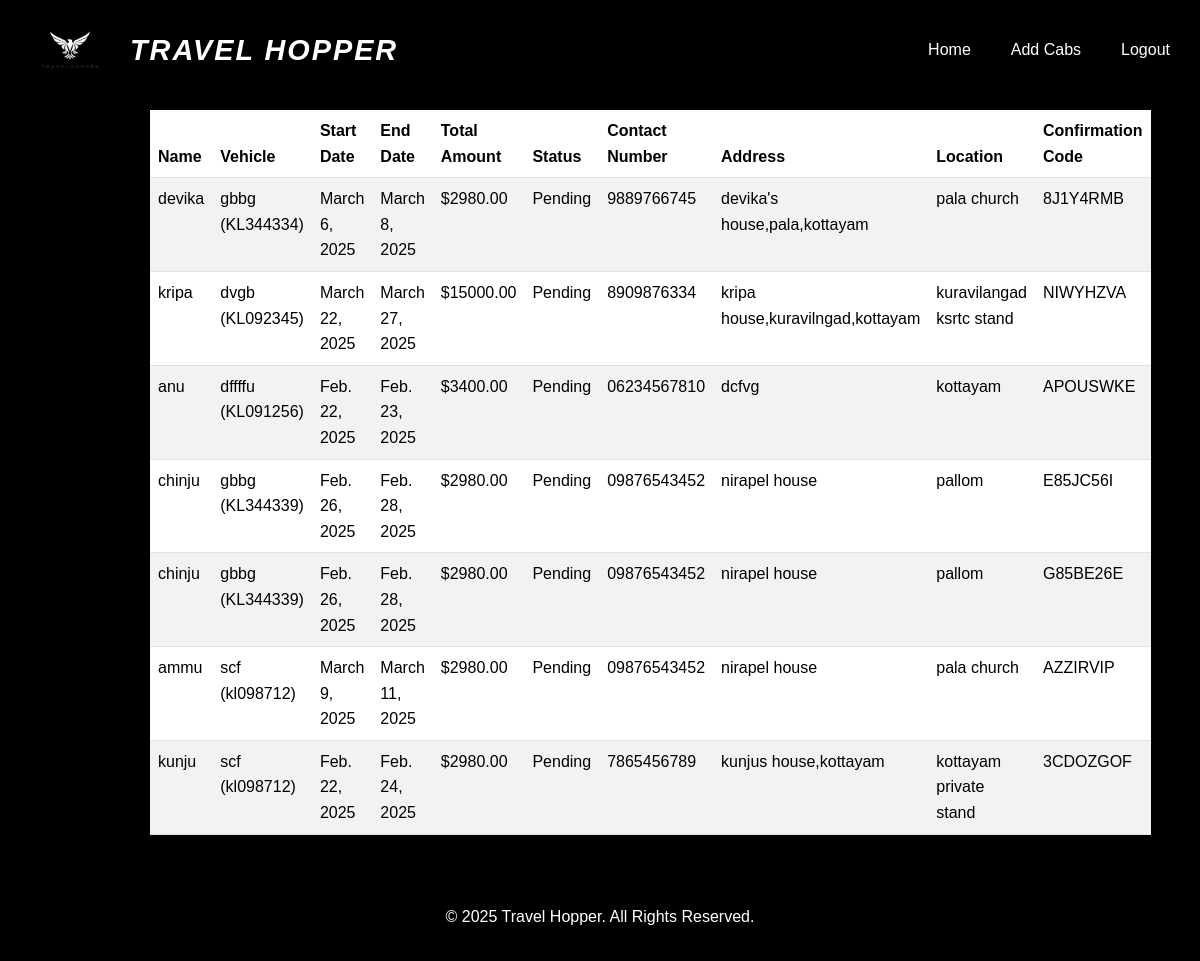
The app's page /view_bookings/ (signed in), older data.
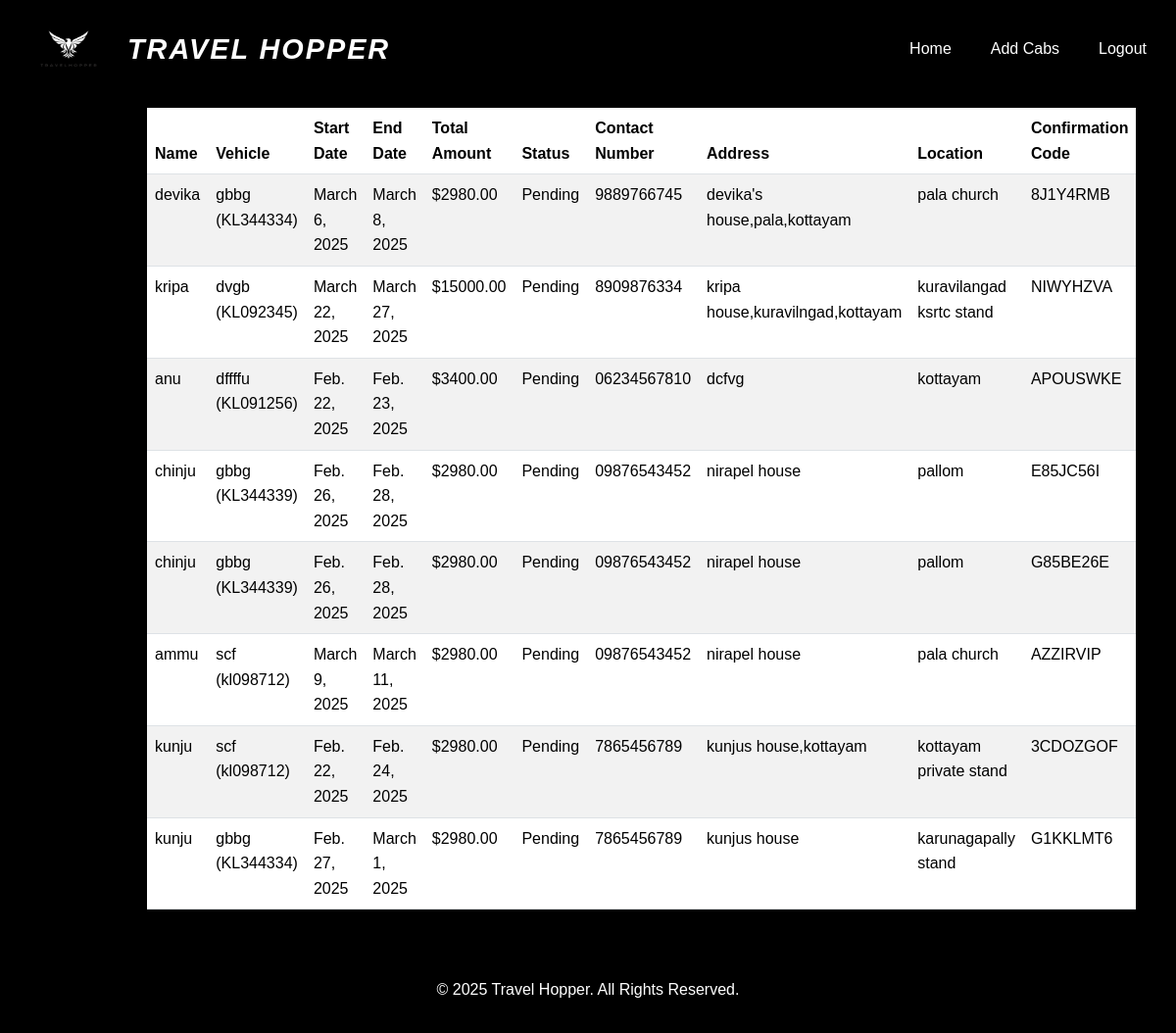
The same page, newer data.
### app/models.py (models this page shows, shortened)
class Booking(models.Model):
    user = models.ForeignKey(User, on_delete=models.CASCADE)
    vehicle = models.ForeignKey(Cab, on_delete=models.CASCADE)
    start_date = models.DateField()
    end_date = models.DateField()
    confirmation_code = models.CharField(max_length=6, unique=True)
    total_amount = models.DecimalField(max_digits=10, decimal_places=2)
    status = models.CharField(max_length=50, default='Pending')
    name = models.CharField(max_length=255)
    address = models.TextField()
    location = models.CharField(max_length=255,null=True,blank=True)
    phone_number = models.CharField(max_length=15, blank=True, null=True)

class Cab(models.Model):
    pid=models.TextField()
    vehicle_type = models.CharField(max_length=100)
    number_plate = models.CharField(max_length=15, unique=True)
    model = models.CharField(max_length=50)
    driver_name = models.CharField(max_length=100)
    seats = models.IntegerField(null=True, blank=True)
    available = models.IntegerField()
    price=models.IntegerField()
    img = models.FileField()
    def __str__(self):
        return f'{self.model} ({self.number_plate})'

### app/views.py (the view)
# urls.py: path('view_bookings/', views.view_bookings),
@staff_member_required
def view_bookings(request):
    bookings = Booking.objects.all()
    return render(request, 'admin/view_bookings.html', {'bookings': bookings})

### templates/admin/view_bookings.html (shortened to what this page needs)
<!DOCTYPE html>
<html lang="en">
<head>
    {% load static %}
    <link href="https://cdn.jsdelivr.net/npm/bootstrap@5.3.3/dist/css/bootstrap.min.css" rel="stylesheet">
</head>
<body>
    <header>
        <div class="main-header">
            <div class="logo">
                <img src="{% static '/images/Untitled design.png' %}" alt="logo">
                <h1>TRAVEL HOPPER</h1>
            </div>
            <nav>
                <ul>
                    <li><a href="/">Home</a></li>
                    <li><a href="../add_cab">Add Cabs</a></li>
                    <li><a href="../logout">Logout</a></li>
                </ul>
            </nav>
        </div>
    </header>
    <div class="table-container">
        {% if bookings %}
        <table class="table table-striped">
            <thead>
                <tr>
                    <th>Name</th>
                    <th>Vehicle</th>
                    <th>Start Date</th>
                    <th>End Date</th>
                    <th>Total Amount</th>
                    <th>Status</th>
                    <th>Contact Number</th>
                    <th>Address</th>
                    <th>Location</th>
                    <th>Confirmation Code</th>
                </tr>
            </thead>
            <tbody>
                {% for booking in bookings %}
                <tr>
                    <td>{{ booking.name }}</td>
                    <td>{{ booking.vehicle }}</td>
                    <td>{{ booking.start_date }}</td>
                    <td>{{ booking.end_date }}</td>
                    <td>${{ booking.total_amount }}</td>
                    <td>{{ booking.status }}</td>
                    <td>{{ booking.phone_number }}</td>
                    <td>{{ booking.address }}</td>
                    <td>{{ booking.location }}</td>
                    <td>{{ booking.confirmation_code }}</td>
                </tr>
                {% endfor %}
            </tbody>
        </table>
        {% else %}
        <p class="no-bookings">You have no bookings yet.</p>
        {% endif %}
    </div>
    <footer>
        <p>&copy; 2025 Travel Hopper. All Rights Reserved.</p>
    </footer>
</body>
</html>

Row changes from the older to the newer data that the page shows:
added Booking: name "kunju", vehicle "gbbg (KL344334)", start_date "Feb. 27, 2025", end_date "March 1, 2025", total_amount "2980.00", status "Pending", phone_number "7865456789", address "kunjus house", location "karunagapally stand", confirmation_code "G1KKLMT6"
